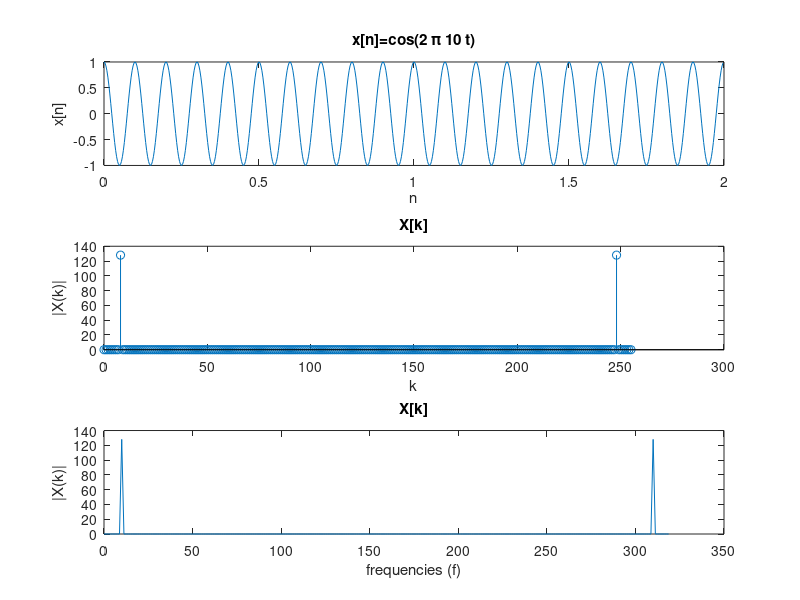
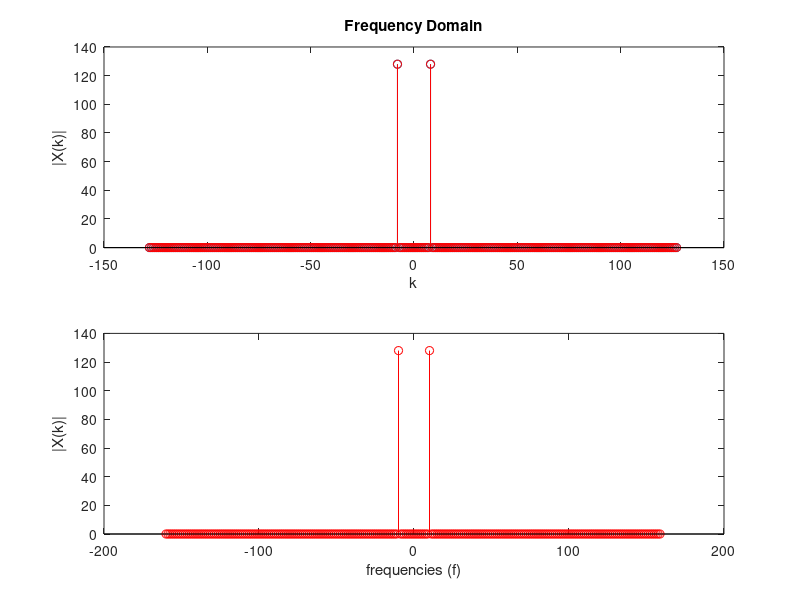

Source code (MATLAB) for these figures, in order:
clear all
close all
clc

fc=10;%frequency of the carrier
fs=32*fc;%sampling frequency with oversampling factor=32
t=0:1/fs:2-1/fs;% 2 seconds duration
x=cos(2*pi*fc*t);% time domain signal (real number)
subplot(3,1,1); plot(t,x);hold on; % plot the signal
title('x[n]=cos(2 \pi 10 t)'); xlabel('n'); ylabel('x[n]');

N=256; %FFT size
X = fft(x,N);%N-point complex DFT
%output contains DC at index 1, Nyquist frequency at N/2+1 th index
%positive frequencies from index 2 to N/2
%negative frequencies from index N/2+1 to N

X(1)
abs(X(8:10)) %display samples 7 to 9



%calculate frequency bins with FFT
df=fs/N %frequency resolution
sampleIndex = 0:N-1; %raw index for FFT plot
f=sampleIndex*df; %x-axis index converted to frequencies


subplot(3,1,2); stem(sampleIndex,abs(X)); %sample values on x-axis
title('X[k]'); xlabel('k'); ylabel('|X(k)|');
subplot(3,1,3); plot(f,abs(X)); %x-axis represent frequencies
title('X[k]'); xlabel('frequencies (f)'); ylabel('|X(k)|');

%two-sided FFT with negative frequencies on left and positive frequencies on right
%following works only if N is even, for odd N see equation above
X1 = [(X(N/2+1:N)) X(1:N/2)]; %order frequencies without using fftShift
X2 = fftshift(X);%order frequencies by using fftshift

df=fs/N; %frequency resolution
sampleIndex = -N/2:N/2-1; %raw index for FFT plot
f=sampleIndex*df; %x-axis index converted to frequencies
%plot ordered spectrum using the two methods
figure;subplot(2,1,1);stem(sampleIndex,abs(X1));hold on; stem(sampleIndex,abs(X2),'r') %sample index on x-axis
title('Frequency Domain'); xlabel('k'); ylabel('|X(k)|');%x-axis represent sample index
subplot(2,1,2);stem(f,abs(X1)); stem(f,abs(X2),'r') %x-axis represent frequencies
xlabel('frequencies (f)'); ylabel('|X(k)|');
